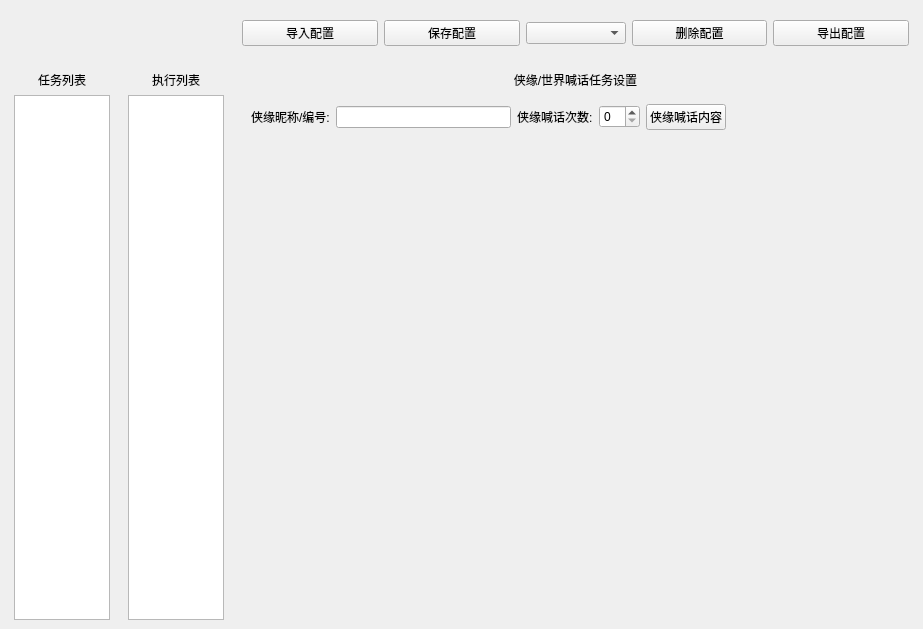
<?xml version="1.0" encoding="UTF-8"?>
<ui version="4.0">
 <class>ScriptWindow</class>
 <widget class="QWidget" name="ScriptWindow">
  <property name="geometry">
   <rect>
    <x>0</x>
    <y>0</y>
    <width>923</width>
    <height>629</height>
   </rect>
  </property>
  <property name="windowTitle">
   <string>Form</string>
  </property>
  <layout class="QGridLayout" name="gridLayout">
   <property name="leftMargin">
    <number>5</number>
   </property>
   <property name="topMargin">
    <number>5</number>
   </property>
   <property name="rightMargin">
    <number>5</number>
   </property>
   <property name="bottomMargin">
    <number>0</number>
   </property>
   <property name="spacing">
    <number>0</number>
   </property>
   <item row="1" column="2">
    <widget class="QStackedWidget" name="stackedWidget">
     <property name="sizePolicy">
      <sizepolicy hsizetype="Preferred" vsizetype="Preferred">
       <horstretch>6</horstretch>
       <verstretch>0</verstretch>
      </sizepolicy>
     </property>
     <property name="currentIndex">
      <number>5</number>
     </property>
     <widget class="QWidget" name="page"/>
     <widget class="QWidget" name="page_2">
      <layout class="QVBoxLayout" name="verticalLayout_3">
       <property name="spacing">
        <number>5</number>
       </property>
       <property name="leftMargin">
        <number>0</number>
       </property>
       <property name="topMargin">
        <number>0</number>
       </property>
       <property name="rightMargin">
        <number>0</number>
       </property>
       <property name="bottomMargin">
        <number>0</number>
       </property>
       <item>
        <widget class="QLabel" name="label_3">
         <property name="sizePolicy">
          <sizepolicy hsizetype="Preferred" vsizetype="Preferred">
           <horstretch>0</horstretch>
           <verstretch>0</verstretch>
          </sizepolicy>
         </property>
         <property name="text">
          <string>基础任务设置</string>
         </property>
         <property name="alignment">
          <set>Qt::AlignmentFlag::AlignCenter</set>
         </property>
         <property name="class" stdset="0">
          <string>page</string>
         </property>
        </widget>
       </item>
       <item>
        <widget class="QWidget" name="widget_5" native="true">
         <layout class="QHBoxLayout" name="horizontalLayout_2">
          <item>
           <widget class="QLabel" name="label_4">
            <property name="sizePolicy">
             <sizepolicy hsizetype="Preferred" vsizetype="Preferred">
              <horstretch>0</horstretch>
              <verstretch>0</verstretch>
             </sizepolicy>
            </property>
            <property name="text">
             <string>华山论剑次数:</string>
            </property>
            <property name="class" stdset="0">
             <string>tip</string>
            </property>
           </widget>
          </item>
          <item>
           <widget class="QSpinBox" name="spinBox">
            <property name="sizePolicy">
             <sizepolicy hsizetype="Minimum" vsizetype="Fixed">
              <horstretch>0</horstretch>
              <verstretch>0</verstretch>
             </sizepolicy>
            </property>
           </widget>
          </item>
          <item>
           <widget class="QCheckBox" name="checkBox">
            <property name="text">
             <string>华山论剑秒退</string>
            </property>
           </widget>
          </item>
          <item>
           <widget class="QLabel" name="label_5">
            <property name="text">
             <string>江湖英雄榜次数</string>
            </property>
            <property name="class" stdset="0">
             <string>tip</string>
            </property>
           </widget>
          </item>
          <item>
           <widget class="QSpinBox" name="spinBox_2"/>
          </item>
          <item>
           <widget class="QCheckBox" name="checkBox_2">
            <property name="text">
             <string>江湖英雄榜秒退</string>
            </property>
           </widget>
          </item>
          <item>
           <spacer name="horizontalSpacer">
            <property name="orientation">
             <enum>Qt::Orientation::Horizontal</enum>
            </property>
            <property name="sizeHint" stdset="0">
             <size>
              <width>40</width>
              <height>20</height>
             </size>
            </property>
           </spacer>
          </item>
         </layout>
        </widget>
       </item>
       <item>
        <spacer name="verticalSpacer">
         <property name="orientation">
          <enum>Qt::Orientation::Vertical</enum>
         </property>
         <property name="sizeHint" stdset="0">
          <size>
           <width>20</width>
           <height>393</height>
          </size>
         </property>
        </spacer>
       </item>
      </layout>
     </widget>
     <widget class="QWidget" name="page_3">
      <layout class="QVBoxLayout" name="verticalLayout_4">
       <item>
        <widget class="QLabel" name="label_6">
         <property name="sizePolicy">
          <sizepolicy hsizetype="Preferred" vsizetype="Preferred">
           <horstretch>0</horstretch>
           <verstretch>0</verstretch>
          </sizepolicy>
         </property>
         <property name="text">
          <string>日常悬赏任务设置</string>
         </property>
         <property name="alignment">
          <set>Qt::AlignmentFlag::AlignCenter</set>
         </property>
         <property name="class" stdset="0">
          <string>page</string>
         </property>
        </widget>
       </item>
       <item>
        <widget class="QWidget" name="widget_6" native="true">
         <layout class="QHBoxLayout" name="horizontalLayout_3">
          <item>
           <widget class="QLabel" name="label_7">
            <property name="sizePolicy">
             <sizepolicy hsizetype="Preferred" vsizetype="Preferred">
              <horstretch>0</horstretch>
              <verstretch>0</verstretch>
             </sizepolicy>
            </property>
            <property name="text">
             <string>副本喊话内容:</string>
            </property>
            <property name="class" stdset="0">
             <string>tip</string>
            </property>
           </widget>
          </item>
          <item>
           <widget class="QLineEdit" name="lineEdit"/>
          </item>
          <item>
           <widget class="QLabel" name="label_8">
            <property name="sizePolicy">
             <sizepolicy hsizetype="Preferred" vsizetype="Preferred">
              <horstretch>0</horstretch>
              <verstretch>0</verstretch>
             </sizepolicy>
            </property>
            <property name="text">
             <string>副本开启人数:</string>
            </property>
            <property name="class" stdset="0">
             <string>tip</string>
            </property>
           </widget>
          </item>
          <item>
           <widget class="QComboBox" name="comboBox_2">
            <item>
             <property name="text">
              <string>副本1人开</string>
             </property>
            </item>
            <item>
             <property name="text">
              <string>副本2人开</string>
             </property>
            </item>
            <item>
             <property name="text">
              <string>副本3人开</string>
             </property>
            </item>
            <item>
             <property name="text">
              <string>副本4人开</string>
             </property>
            </item>
            <item>
             <property name="text">
              <string>副本5人开</string>
             </property>
            </item>
            <item>
             <property name="text">
              <string>副本6人开</string>
             </property>
            </item>
            <item>
             <property name="text">
              <string>副本7人开</string>
             </property>
            </item>
            <item>
             <property name="text">
              <string>副本8人开</string>
             </property>
            </item>
            <item>
             <property name="text">
              <string>副本9人开</string>
             </property>
            </item>
            <item>
             <property name="text">
              <string>副本10人开</string>
             </property>
            </item>
           </widget>
          </item>
          <item>
           <widget class="QLabel" name="label_9">
            <property name="sizePolicy">
             <sizepolicy hsizetype="Preferred" vsizetype="Preferred">
              <horstretch>0</horstretch>
              <verstretch>0</verstretch>
             </sizepolicy>
            </property>
            <property name="text">
             <string>副本模式:</string>
            </property>
            <property name="class" stdset="0">
             <string>tip</string>
            </property>
           </widget>
          </item>
          <item>
           <widget class="QComboBox" name="comboBox_3">
            <item>
             <property name="text">
              <string>带队模式</string>
             </property>
            </item>
            <item>
             <property name="text">
              <string>固定队模式</string>
             </property>
            </item>
           </widget>
          </item>
          <item>
           <spacer name="horizontalSpacer_2">
            <property name="orientation">
             <enum>Qt::Orientation::Horizontal</enum>
            </property>
            <property name="sizeHint" stdset="0">
             <size>
              <width>113</width>
              <height>20</height>
             </size>
            </property>
           </spacer>
          </item>
         </layout>
        </widget>
       </item>
       <item>
        <spacer name="verticalSpacer_2">
         <property name="orientation">
          <enum>Qt::Orientation::Vertical</enum>
         </property>
         <property name="sizeHint" stdset="0">
          <size>
           <width>20</width>
           <height>576</height>
          </size>
         </property>
        </spacer>
       </item>
      </layout>
     </widget>
     <widget class="QWidget" name="page_4">
      <layout class="QVBoxLayout" name="verticalLayout_5">
       <item>
        <widget class="QLabel" name="label_10">
         <property name="sizePolicy">
          <sizepolicy hsizetype="Preferred" vsizetype="Preferred">
           <horstretch>0</horstretch>
           <verstretch>0</verstretch>
          </sizepolicy>
         </property>
         <property name="text">
          <string>每日兑换任务设置</string>
         </property>
         <property name="alignment">
          <set>Qt::AlignmentFlag::AlignCenter</set>
         </property>
         <property name="class" stdset="0">
          <string>page</string>
         </property>
        </widget>
       </item>
       <item>
        <widget class="QWidget" name="widget_7" native="true">
         <layout class="QHBoxLayout" name="horizontalLayout_4">
          <item>
           <widget class="QCheckBox" name="checkBox_3">
            <property name="text">
             <string>银票礼盒</string>
            </property>
           </widget>
          </item>
          <item>
           <widget class="QCheckBox" name="checkBox_4">
            <property name="text">
             <string>帮派铜钱捐献</string>
            </property>
           </widget>
          </item>
          <item>
           <widget class="QCheckBox" name="checkBox_5">
            <property name="text">
             <string>帮派银两捐献</string>
            </property>
           </widget>
          </item>
          <item>
           <spacer name="horizontalSpacer_3">
            <property name="orientation">
             <enum>Qt::Orientation::Horizontal</enum>
            </property>
            <property name="sizeHint" stdset="0">
             <size>
              <width>565</width>
              <height>20</height>
             </size>
            </property>
           </spacer>
          </item>
         </layout>
        </widget>
       </item>
       <item>
        <spacer name="verticalSpacer_3">
         <property name="orientation">
          <enum>Qt::Orientation::Vertical</enum>
         </property>
         <property name="sizeHint" stdset="0">
          <size>
           <width>20</width>
           <height>576</height>
          </size>
         </property>
        </spacer>
       </item>
      </layout>
     </widget>
     <widget class="QWidget" name="page_5">
      <layout class="QVBoxLayout" name="verticalLayout_6">
       <item>
        <widget class="QLabel" name="label_11">
         <property name="sizePolicy">
          <sizepolicy hsizetype="Preferred" vsizetype="Preferred">
           <horstretch>0</horstretch>
           <verstretch>0</verstretch>
          </sizepolicy>
         </property>
         <property name="text">
          <string>宗门任务设置</string>
         </property>
         <property name="alignment">
          <set>Qt::AlignmentFlag::AlignCenter</set>
         </property>
         <property name="class" stdset="0">
          <string>page</string>
         </property>
        </widget>
       </item>
       <item>
        <widget class="QWidget" name="widget_8" native="true">
         <layout class="QHBoxLayout" name="horizontalLayout_5">
          <item>
           <widget class="QLabel" name="label_12">
            <property name="sizePolicy">
             <sizepolicy hsizetype="Preferred" vsizetype="Preferred">
              <horstretch>0</horstretch>
              <verstretch>0</verstretch>
             </sizepolicy>
            </property>
            <property name="text">
             <string>宗门试炼:</string>
            </property>
            <property name="class" stdset="0">
             <string>tip</string>
            </property>
           </widget>
          </item>
          <item>
           <widget class="QComboBox" name="comboBox_4">
            <item>
             <property name="text">
              <string>~</string>
             </property>
            </item>
            <item>
             <property name="text">
              <string>五军之炼</string>
             </property>
            </item>
            <item>
             <property name="text">
              <string>七星之炼</string>
             </property>
            </item>
            <item>
             <property name="text">
              <string>八门之炼</string>
             </property>
            </item>
           </widget>
          </item>
          <item>
           <widget class="QLabel" name="label_13">
            <property name="sizePolicy">
             <sizepolicy hsizetype="Preferred" vsizetype="Preferred">
              <horstretch>0</horstretch>
              <verstretch>0</verstretch>
             </sizepolicy>
            </property>
            <property name="text">
             <string>宗门试炼:</string>
            </property>
            <property name="class" stdset="0">
             <string>tip</string>
            </property>
           </widget>
          </item>
          <item>
           <widget class="QComboBox" name="comboBox_5">
            <item>
             <property name="text">
              <string>~</string>
             </property>
            </item>
            <item>
             <property name="text">
              <string>五军之炼</string>
             </property>
            </item>
            <item>
             <property name="text">
              <string>七星之炼</string>
             </property>
            </item>
            <item>
             <property name="text">
              <string>八门之炼</string>
             </property>
            </item>
           </widget>
          </item>
          <item>
           <widget class="QLabel" name="label_14">
            <property name="sizePolicy">
             <sizepolicy hsizetype="Preferred" vsizetype="Preferred">
              <horstretch>0</horstretch>
              <verstretch>0</verstretch>
             </sizepolicy>
            </property>
            <property name="text">
             <string>宗门试炼:</string>
            </property>
            <property name="class" stdset="0">
             <string>tip</string>
            </property>
           </widget>
          </item>
          <item>
           <widget class="QComboBox" name="comboBox_6">
            <item>
             <property name="text">
              <string>~</string>
             </property>
            </item>
            <item>
             <property name="text">
              <string>五军之炼</string>
             </property>
            </item>
            <item>
             <property name="text">
              <string>七星之炼</string>
             </property>
            </item>
            <item>
             <property name="text">
              <string>八门之炼</string>
             </property>
            </item>
           </widget>
          </item>
         </layout>
        </widget>
       </item>
       <item>
        <widget class="QWidget" name="widget_9" native="true">
         <layout class="QHBoxLayout" name="horizontalLayout_6">
          <item>
           <widget class="QLabel" name="label_16">
            <property name="sizePolicy">
             <sizepolicy hsizetype="Preferred" vsizetype="Preferred">
              <horstretch>0</horstretch>
              <verstretch>0</verstretch>
             </sizepolicy>
            </property>
            <property name="text">
             <string>队伍:      </string>
            </property>
            <property name="class" stdset="0">
             <string>tip</string>
            </property>
           </widget>
          </item>
          <item>
           <widget class="QComboBox" name="comboBox_7">
            <item>
             <property name="text">
              <string>第一队</string>
             </property>
            </item>
            <item>
             <property name="text">
              <string>第二队</string>
             </property>
            </item>
            <item>
             <property name="text">
              <string>第三队</string>
             </property>
            </item>
           </widget>
          </item>
          <item>
           <widget class="QLabel" name="label_17">
            <property name="sizePolicy">
             <sizepolicy hsizetype="Preferred" vsizetype="Preferred">
              <horstretch>0</horstretch>
              <verstretch>0</verstretch>
             </sizepolicy>
            </property>
            <property name="text">
             <string>队伍:      </string>
            </property>
            <property name="class" stdset="0">
             <string>tip</string>
            </property>
           </widget>
          </item>
          <item>
           <widget class="QComboBox" name="comboBox_8">
            <item>
             <property name="text">
              <string>第一队</string>
             </property>
            </item>
            <item>
             <property name="text">
              <string>第二队</string>
             </property>
            </item>
            <item>
             <property name="text">
              <string>第三队</string>
             </property>
            </item>
           </widget>
          </item>
          <item>
           <widget class="QLabel" name="label_15">
            <property name="sizePolicy">
             <sizepolicy hsizetype="Preferred" vsizetype="Preferred">
              <horstretch>0</horstretch>
              <verstretch>0</verstretch>
             </sizepolicy>
            </property>
            <property name="text">
             <string>队伍:      </string>
            </property>
            <property name="class" stdset="0">
             <string>tip</string>
            </property>
           </widget>
          </item>
          <item>
           <widget class="QComboBox" name="comboBox_9">
            <item>
             <property name="text">
              <string>第一队</string>
             </property>
            </item>
            <item>
             <property name="text">
              <string>第二队</string>
             </property>
            </item>
            <item>
             <property name="text">
              <string>第三队</string>
             </property>
            </item>
           </widget>
          </item>
         </layout>
        </widget>
       </item>
       <item>
        <widget class="QWidget" name="widget_10" native="true">
         <layout class="QHBoxLayout" name="horizontalLayout_7">
          <item>
           <widget class="QCheckBox" name="checkBox_6">
            <property name="text">
             <string>宗门生产</string>
            </property>
           </widget>
          </item>
          <item>
           <widget class="QLabel" name="label_18">
            <property name="sizePolicy">
             <sizepolicy hsizetype="Preferred" vsizetype="Preferred">
              <horstretch>0</horstretch>
              <verstretch>0</verstretch>
             </sizepolicy>
            </property>
            <property name="text">
             <string>心情等级:</string>
            </property>
            <property name="class" stdset="0">
             <string>tip</string>
            </property>
           </widget>
          </item>
          <item>
           <widget class="QComboBox" name="comboBox_10">
            <item>
             <property name="text">
              <string>高</string>
             </property>
            </item>
            <item>
             <property name="text">
              <string>低</string>
             </property>
            </item>
           </widget>
          </item>
          <item>
           <widget class="QCheckBox" name="checkBox_7">
            <property name="text">
             <string>一键催命</string>
            </property>
           </widget>
          </item>
          <item>
           <spacer name="horizontalSpacer_4">
            <property name="orientation">
             <enum>Qt::Orientation::Horizontal</enum>
            </property>
            <property name="sizeHint" stdset="0">
             <size>
              <width>565</width>
              <height>20</height>
             </size>
            </property>
           </spacer>
          </item>
         </layout>
        </widget>
       </item>
       <item>
        <spacer name="verticalSpacer_4">
         <property name="orientation">
          <enum>Qt::Orientation::Vertical</enum>
         </property>
         <property name="sizeHint" stdset="0">
          <size>
           <width>20</width>
           <height>390</height>
          </size>
         </property>
        </spacer>
       </item>
      </layout>
     </widget>
     <widget class="QWidget" name="page_6">
      <layout class="QVBoxLayout" name="verticalLayout_7">
       <item>
        <widget class="QLabel" name="label_19">
         <property name="sizePolicy">
          <sizepolicy hsizetype="Preferred" vsizetype="Preferred">
           <horstretch>0</horstretch>
           <verstretch>0</verstretch>
          </sizepolicy>
         </property>
         <property name="text">
          <string>侠缘/世界喊话任务设置</string>
         </property>
         <property name="alignment">
          <set>Qt::AlignmentFlag::AlignCenter</set>
         </property>
         <property name="class" stdset="0">
          <string>page</string>
         </property>
        </widget>
       </item>
       <item>
        <widget class="QWidget" name="widget_11" native="true">
         <layout class="QHBoxLayout" name="horizontalLayout_8">
          <item>
           <widget class="QLabel" name="label_20">
            <property name="sizePolicy">
             <sizepolicy hsizetype="Preferred" vsizetype="Preferred">
              <horstretch>0</horstretch>
              <verstretch>0</verstretch>
             </sizepolicy>
            </property>
            <property name="text">
             <string>侠缘昵称/编号:</string>
            </property>
            <property name="class" stdset="0">
             <string>tip</string>
            </property>
           </widget>
          </item>
          <item>
           <widget class="QLineEdit" name="lineEdit_2"/>
          </item>
          <item>
           <widget class="QLabel" name="label_21">
            <property name="sizePolicy">
             <sizepolicy hsizetype="Preferred" vsizetype="Preferred">
              <horstretch>0</horstretch>
              <verstretch>0</verstretch>
             </sizepolicy>
            </property>
            <property name="text">
             <string>侠缘喊话次数:</string>
            </property>
            <property name="class" stdset="0">
             <string>tip</string>
            </property>
           </widget>
          </item>
          <item>
           <widget class="QSpinBox" name="spinBox_3"/>
          </item>
          <item>
           <widget class="QPushButton" name="pushButton_5">
            <property name="text">
             <string>侠缘喊话内容</string>
            </property>
            <property name="class" stdset="0">
             <string>button</string>
            </property>
           </widget>
          </item>
          <item>
           <spacer name="horizontalSpacer_5">
            <property name="orientation">
             <enum>Qt::Orientation::Horizontal</enum>
            </property>
            <property name="sizeHint" stdset="0">
             <size>
              <width>171</width>
              <height>20</height>
             </size>
            </property>
           </spacer>
          </item>
         </layout>
        </widget>
       </item>
       <item>
        <spacer name="verticalSpacer_5">
         <property name="orientation">
          <enum>Qt::Orientation::Vertical</enum>
         </property>
         <property name="sizeHint" stdset="0">
          <size>
           <width>20</width>
           <height>478</height>
          </size>
         </property>
        </spacer>
       </item>
      </layout>
     </widget>
    </widget>
   </item>
   <item row="1" column="1">
    <widget class="QWidget" name="widget_3" native="true">
     <property name="sizePolicy">
      <sizepolicy hsizetype="Preferred" vsizetype="Preferred">
       <horstretch>1</horstretch>
       <verstretch>0</verstretch>
      </sizepolicy>
     </property>
     <layout class="QVBoxLayout" name="verticalLayout_2">
      <item>
       <widget class="QLabel" name="label_2">
        <property name="text">
         <string>执行列表</string>
        </property>
        <property name="alignment">
         <set>Qt::AlignmentFlag::AlignCenter</set>
        </property>
       </widget>
      </item>
      <item>
       <widget class="QListWidget" name="listWidget_2"/>
      </item>
     </layout>
    </widget>
   </item>
   <item row="0" column="0" colspan="2">
    <widget class="QWidget" name="widget" native="true">
     <property name="sizePolicy">
      <sizepolicy hsizetype="Preferred" vsizetype="Preferred">
       <horstretch>1</horstretch>
       <verstretch>1</verstretch>
      </sizepolicy>
     </property>
    </widget>
   </item>
   <item row="0" column="2">
    <widget class="QWidget" name="widget_2" native="true">
     <layout class="QHBoxLayout" name="horizontalLayout">
      <item>
       <widget class="QPushButton" name="pushButton">
        <property name="text">
         <string>导入配置</string>
        </property>
       </widget>
      </item>
      <item>
       <widget class="QPushButton" name="pushButton_2">
        <property name="text">
         <string>保存配置</string>
        </property>
       </widget>
      </item>
      <item>
       <widget class="QComboBox" name="comboBox">
        <property name="maximumSize">
         <size>
          <width>100</width>
          <height>16777215</height>
         </size>
        </property>
       </widget>
      </item>
      <item>
       <widget class="QPushButton" name="pushButton_3">
        <property name="text">
         <string>删除配置</string>
        </property>
       </widget>
      </item>
      <item>
       <widget class="QPushButton" name="pushButton_4">
        <property name="text">
         <string>导出配置</string>
        </property>
       </widget>
      </item>
     </layout>
    </widget>
   </item>
   <item row="1" column="0">
    <widget class="QWidget" name="widget_4" native="true">
     <property name="sizePolicy">
      <sizepolicy hsizetype="Preferred" vsizetype="Preferred">
       <horstretch>1</horstretch>
       <verstretch>10</verstretch>
      </sizepolicy>
     </property>
     <layout class="QVBoxLayout" name="verticalLayout">
      <item>
       <widget class="QLabel" name="label">
        <property name="text">
         <string>任务列表</string>
        </property>
        <property name="alignment">
         <set>Qt::AlignmentFlag::AlignCenter</set>
        </property>
       </widget>
      </item>
      <item>
       <widget class="QListWidget" name="listWidget"/>
      </item>
     </layout>
    </widget>
   </item>
  </layout>
 </widget>
 <resources/>
 <connections/>
</ui>
